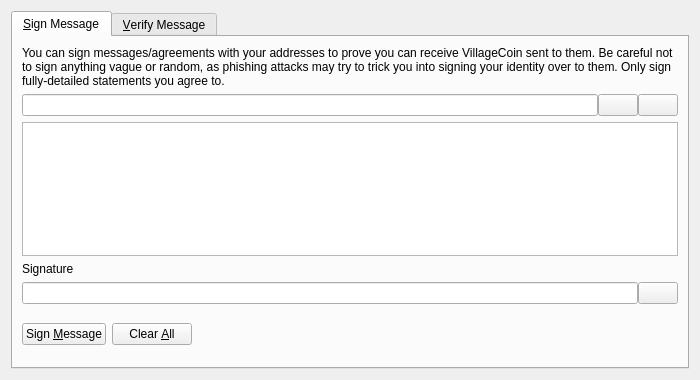
<?xml version="1.0" encoding="UTF-8"?>
<ui version="4.0">
 <class>SignVerifyMessageDialog</class>
 <widget class="QDialog" name="SignVerifyMessageDialog">
  <property name="geometry">
   <rect>
    <x>0</x>
    <y>0</y>
    <width>700</width>
    <height>380</height>
   </rect>
  </property>
  <property name="windowTitle">
   <string>Signatures - Sign / Verify a Message</string>
  </property>
  <property name="modal">
   <bool>true</bool>
  </property>
  <layout class="QVBoxLayout" name="verticalLayout">
   <item>
    <widget class="QTabWidget" name="tabWidget">
     <property name="currentIndex">
      <number>0</number>
     </property>
     <widget class="QWidget" name="tabSignMessage">
      <attribute name="title">
       <string>&amp;Sign Message</string>
      </attribute>
      <layout class="QVBoxLayout" name="verticalLayout_SM">
       <item>
        <widget class="QLabel" name="infoLabel_SM">
         <property name="text">
          <string>You can sign messages/agreements with your addresses to prove you can receive VillageCoin sent to them. Be careful not to sign anything vague or random, as phishing attacks may try to trick you into signing your identity over to them. Only sign fully-detailed statements you agree to.</string>
         </property>
         <property name="textFormat">
          <enum>Qt::PlainText</enum>
         </property>
         <property name="wordWrap">
          <bool>true</bool>
         </property>
        </widget>
       </item>
       <item>
        <layout class="QHBoxLayout" name="horizontalLayout_1_SM">
         <property name="spacing">
          <number>0</number>
         </property>
         <item>
          <widget class="QValidatedLineEdit" name="addressIn_SM">
           <property name="toolTip">
            <string>The VillageCoin address to sign the message with</string>
           </property>
          </widget>
         </item>
         <item>
          <widget class="QPushButton" name="addressBookButton_SM">
           <property name="toolTip">
            <string>Choose previously used address</string>
           </property>
           <property name="text">
            <string/>
           </property>
           <property name="shortcut">
            <string>Alt+A</string>
           </property>
           <property name="autoDefault">
            <bool>false</bool>
           </property>
          </widget>
         </item>
         <item>
          <widget class="QPushButton" name="pasteButton_SM">
           <property name="toolTip">
            <string>Paste address from clipboard</string>
           </property>
           <property name="text">
            <string/>
           </property>
           <property name="shortcut">
            <string>Alt+P</string>
           </property>
           <property name="autoDefault">
            <bool>false</bool>
           </property>
          </widget>
         </item>
        </layout>
       </item>
       <item>
        <widget class="QPlainTextEdit" name="messageIn_SM">
         <property name="toolTip">
          <string>Enter the message you want to sign here</string>
         </property>
        </widget>
       </item>
       <item>
        <widget class="QLabel" name="signatureLabel_SM">
         <property name="text">
          <string>Signature</string>
         </property>
         <property name="textFormat">
          <enum>Qt::PlainText</enum>
         </property>
        </widget>
       </item>
       <item>
        <layout class="QHBoxLayout" name="horizontalLayout_2_SM">
         <property name="spacing">
          <number>0</number>
         </property>
         <item>
          <widget class="QLineEdit" name="signatureOut_SM">
           <property name="font">
            <font>
             <italic>true</italic>
            </font>
           </property>
           <property name="readOnly">
            <bool>true</bool>
           </property>
          </widget>
         </item>
         <item>
          <widget class="QPushButton" name="copySignatureButton_SM">
           <property name="toolTip">
            <string>Copy the current signature to the system clipboard</string>
           </property>
           <property name="text">
            <string/>
           </property>
           <property name="autoDefault">
            <bool>false</bool>
           </property>
          </widget>
         </item>
        </layout>
       </item>
       <item>
        <layout class="QHBoxLayout" name="horizontalLayout_3_SM">
         <item>
          <widget class="QPushButton" name="signMessageButton_SM">
           <property name="toolTip">
            <string>Sign the message to prove you own this VillageCoin address</string>
           </property>
           <property name="text">
            <string>Sign &amp;Message</string>
           </property>
           <property name="autoDefault">
            <bool>false</bool>
           </property>
          </widget>
         </item>
         <item>
          <widget class="QPushButton" name="clearButton_SM">
           <property name="toolTip">
            <string>Reset all sign message fields</string>
           </property>
           <property name="text">
            <string>Clear &amp;All</string>
           </property>
           <property name="autoDefault">
            <bool>false</bool>
           </property>
          </widget>
         </item>
         <item>
          <spacer name="horizontalSpacer_1_SM">
           <property name="orientation">
            <enum>Qt::Horizontal</enum>
           </property>
           <property name="sizeHint" stdset="0">
            <size>
             <width>40</width>
             <height>48</height>
            </size>
           </property>
          </spacer>
         </item>
         <item>
          <widget class="QLabel" name="statusLabel_SM">
           <property name="font">
            <font>
             <weight>75</weight>
             <bold>true</bold>
            </font>
           </property>
           <property name="text">
            <string/>
           </property>
           <property name="wordWrap">
            <bool>true</bool>
           </property>
          </widget>
         </item>
         <item>
          <spacer name="horizontalSpacer_2_SM">
           <property name="orientation">
            <enum>Qt::Horizontal</enum>
           </property>
           <property name="sizeHint" stdset="0">
            <size>
             <width>40</width>
             <height>48</height>
            </size>
           </property>
          </spacer>
         </item>
        </layout>
       </item>
      </layout>
     </widget>
     <widget class="QWidget" name="tabVerifyMessage">
      <attribute name="title">
       <string>&amp;Verify Message</string>
      </attribute>
      <layout class="QVBoxLayout" name="verticalLayout_VM">
       <item>
        <widget class="QLabel" name="infoLabel_VM">
         <property name="text">
          <string>Enter the receiver's address, message (ensure you copy line breaks, spaces, tabs, etc. exactly) and signature below to verify the message. Be careful not to read more into the signature than what is in the signed message itself, to avoid being tricked by a man-in-the-middle attack. Note that this only proves the signing party receives with the address, it cannot prove sendership of any transaction!</string>
         </property>
         <property name="textFormat">
          <enum>Qt::PlainText</enum>
         </property>
         <property name="alignment">
          <set>Qt::AlignLeading|Qt::AlignLeft|Qt::AlignTop</set>
         </property>
         <property name="wordWrap">
          <bool>true</bool>
         </property>
        </widget>
       </item>
       <item>
        <layout class="QHBoxLayout" name="horizontalLayout_1_VM">
         <property name="spacing">
          <number>0</number>
         </property>
         <item>
          <widget class="QValidatedLineEdit" name="addressIn_VM">
           <property name="toolTip">
            <string>The VillageCoin address the message was signed with</string>
           </property>
          </widget>
         </item>
         <item>
          <widget class="QPushButton" name="addressBookButton_VM">
           <property name="toolTip">
            <string>Choose previously used address</string>
           </property>
           <property name="text">
            <string/>
           </property>
           <property name="shortcut">
            <string>Alt+A</string>
           </property>
           <property name="autoDefault">
            <bool>false</bool>
           </property>
          </widget>
         </item>
        </layout>
       </item>
       <item>
        <widget class="QPlainTextEdit" name="messageIn_VM"/>
       </item>
       <item>
        <widget class="QValidatedLineEdit" name="signatureIn_VM"/>
       </item>
       <item>
        <layout class="QHBoxLayout" name="horizontalLayout_2_VM">
         <item>
          <widget class="QPushButton" name="verifyMessageButton_VM">
           <property name="toolTip">
            <string>Verify the message to ensure it was signed with the specified VillageCoin address</string>
           </property>
           <property name="text">
            <string>Verify &amp;Message</string>
           </property>
           <property name="autoDefault">
            <bool>false</bool>
           </property>
          </widget>
         </item>
         <item>
          <widget class="QPushButton" name="clearButton_VM">
           <property name="toolTip">
            <string>Reset all verify message fields</string>
           </property>
           <property name="text">
            <string>Clear &amp;All</string>
           </property>
           <property name="autoDefault">
            <bool>false</bool>
           </property>
          </widget>
         </item>
         <item>
          <spacer name="horizontalSpacer_1_VM">
           <property name="orientation">
            <enum>Qt::Horizontal</enum>
           </property>
           <property name="sizeHint" stdset="0">
            <size>
             <width>40</width>
             <height>48</height>
            </size>
           </property>
          </spacer>
         </item>
         <item>
          <widget class="QLabel" name="statusLabel_VM">
           <property name="font">
            <font>
             <weight>75</weight>
             <bold>true</bold>
            </font>
           </property>
           <property name="text">
            <string/>
           </property>
           <property name="wordWrap">
            <bool>true</bool>
           </property>
          </widget>
         </item>
         <item>
          <spacer name="horizontalSpacer_2_VM">
           <property name="orientation">
            <enum>Qt::Horizontal</enum>
           </property>
           <property name="sizeHint" stdset="0">
            <size>
             <width>40</width>
             <height>48</height>
            </size>
           </property>
          </spacer>
         </item>
        </layout>
       </item>
      </layout>
     </widget>
    </widget>
   </item>
  </layout>
 </widget>
 <customwidgets>
  <customwidget>
   <class>QValidatedLineEdit</class>
   <extends>QLineEdit</extends>
   <header>qvalidatedlineedit.h</header>
  </customwidget>
 </customwidgets>
 <resources>
  <include location="../village.qrc"/>
 </resources>
 <connections/>
</ui>
